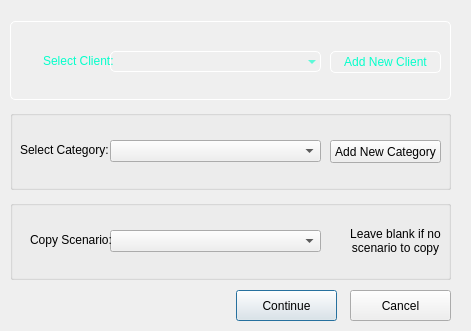
<?xml version="1.0" encoding="UTF-8"?>
<ui version="4.0">
 <class>Dialog</class>
 <widget class="QDialog" name="Dialog">
  <property name="geometry">
   <rect>
    <x>0</x>
    <y>0</y>
    <width>471</width>
    <height>331</height>
   </rect>
  </property>
  <property name="windowTitle">
   <string>Dialog</string>
  </property>
  <widget class="QPushButton" name="continuebutton">
   <property name="geometry">
    <rect>
     <x>236</x>
     <y>290</y>
     <width>101</width>
     <height>31</height>
    </rect>
   </property>
   <property name="text">
    <string>Continue</string>
   </property>
  </widget>
  <widget class="QPushButton" name="cancelbutton">
   <property name="geometry">
    <rect>
     <x>350</x>
     <y>290</y>
     <width>101</width>
     <height>31</height>
    </rect>
   </property>
   <property name="text">
    <string>Cancel</string>
   </property>
  </widget>
  <widget class="QGroupBox" name="clientgroupbox">
   <property name="geometry">
    <rect>
     <x>10</x>
     <y>20</y>
     <width>441</width>
     <height>80</height>
    </rect>
   </property>
   <property name="styleSheet">
    <string notr="true">color:rgb(4,255,203);
        background-color: transparent; 
        border: 1px solid white; 
        border-radius: 5px; 
        margin-top: 1px;      </string>
   </property>
   <property name="title">
    <string/>
   </property>
   <widget class="QPushButton" name="newclientbutton">
    <property name="geometry">
     <rect>
      <x>320</x>
      <y>30</y>
      <width>111</width>
      <height>23</height>
     </rect>
    </property>
    <property name="text">
     <string>Add New Client</string>
    </property>
   </widget>
   <widget class="QComboBox" name="clientcombobox">
    <property name="geometry">
     <rect>
      <x>100</x>
      <y>30</y>
      <width>211</width>
      <height>22</height>
     </rect>
    </property>
   </widget>
   <widget class="QLabel" name="selectclientlabel">
    <property name="geometry">
     <rect>
      <x>30</x>
      <y>30</y>
      <width>101</width>
      <height>20</height>
     </rect>
    </property>
    <property name="styleSheet">
     <string notr="true">        color:rgb(4,255,203);
        font-size:18;
border:none</string>
    </property>
    <property name="text">
     <string>Select Client:</string>
    </property>
   </widget>
  </widget>
  <widget class="QGroupBox" name="categorygroupbox">
   <property name="geometry">
    <rect>
     <x>10</x>
     <y>110</y>
     <width>441</width>
     <height>80</height>
    </rect>
   </property>
   <property name="title">
    <string/>
   </property>
   <widget class="QPushButton" name="newcategorybutton">
    <property name="geometry">
     <rect>
      <x>320</x>
      <y>30</y>
      <width>111</width>
      <height>23</height>
     </rect>
    </property>
    <property name="text">
     <string>Add New Category</string>
    </property>
   </widget>
   <widget class="QComboBox" name="categorycombobox">
    <property name="geometry">
     <rect>
      <x>100</x>
      <y>30</y>
      <width>211</width>
      <height>22</height>
     </rect>
    </property>
   </widget>
   <widget class="QLabel" name="categorylabel">
    <property name="geometry">
     <rect>
      <x>10</x>
      <y>30</y>
      <width>101</width>
      <height>20</height>
     </rect>
    </property>
    <property name="text">
     <string>Select Category:</string>
    </property>
   </widget>
  </widget>
  <widget class="QGroupBox" name="scenariogroupbox">
   <property name="geometry">
    <rect>
     <x>10</x>
     <y>200</y>
     <width>441</width>
     <height>80</height>
    </rect>
   </property>
   <property name="title">
    <string/>
   </property>
   <widget class="QComboBox" name="scenariocombobox">
    <property name="geometry">
     <rect>
      <x>100</x>
      <y>30</y>
      <width>211</width>
      <height>22</height>
     </rect>
    </property>
   </widget>
   <widget class="QLabel" name="scenariolabel">
    <property name="geometry">
     <rect>
      <x>20</x>
      <y>30</y>
      <width>101</width>
      <height>20</height>
     </rect>
    </property>
    <property name="text">
     <string>Copy Scenario:</string>
    </property>
   </widget>
   <widget class="QLabel" name="noscenariolabel">
    <property name="geometry">
     <rect>
      <x>340</x>
      <y>10</y>
      <width>91</width>
      <height>61</height>
     </rect>
    </property>
    <property name="text">
     <string>Leave blank if no scenario to copy</string>
    </property>
    <property name="alignment">
     <set>Qt::AlignCenter</set>
    </property>
    <property name="wordWrap">
     <bool>true</bool>
    </property>
   </widget>
  </widget>
  <zorder>clientgroupbox</zorder>
  <zorder>continuebutton</zorder>
  <zorder>cancelbutton</zorder>
  <zorder>categorygroupbox</zorder>
  <zorder>scenariogroupbox</zorder>
 </widget>
 <resources/>
 <connections/>
</ui>
